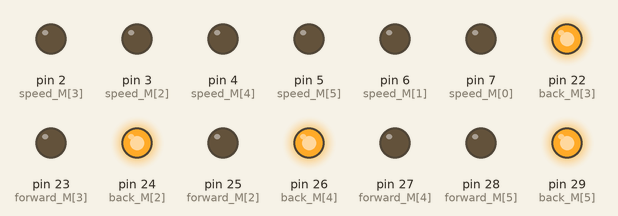
Simulated run of this sketch. Board: Arduino Mega 2560, built with avr-gcc and run on an emulated ATmega2560. Shown: output pins drawn as LEDs (lit = HIGH). What the sketch prints to the serial monitor is not drawn.

Above: at 0.1 s.
Timing chart, 0 to 1.6 s (numbered marks = the images above):
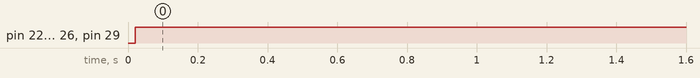

Measured:
- by itself, pin 22 (back_M[3]), pin 24 (back_M[2]), pin 26 (back_M[4]), pin 29 (back_M[5]): LOW → HIGH at 0.02 s

The sketch:

car.ino
```cpp
#include <PS2X_lib.h>                             //библиотека для работы с джойстиком

#define DATA 8                                    //пины для джойстика
#define CMD 10
#define CLK 9
#define CS 11

#define MIN_SPEED 0
#define MAX_SPEED 60

PS2X ps2x;

int error = 0;
byte type = 0;
byte vibrate = 0;
int left_pos = 0;
int right_pos = 0;
int speed_left_forward = 0;
int speed_left_back = 0;
int speed_right_forward = 0;
int speed_right_back = 0;

//Подключение пинов арду к пинам драйвера
int speed_M [6] = {7, 6, 3, 2, 4, 5};             //пины регулировки скорости
int forward_M [6] = {32, 31, 25, 23, 27, 28};     //направление движения вперед (пины драйвера)
int back_M [6] = {33, 30, 24, 22, 26, 29};        //напрвление движения назад (пины драйвера)

void setup() {
  for (int i = 0; i < 6; i++) {
    pinMode(speed_M[i], OUTPUT);
  }

  for (int i = 0; i < 6; i++) {
    pinMode(forward_M[i], OUTPUT);
    pinMode(back_M[i], OUTPUT);
  }
  //********************************************//
  for (int i = 0; i < 6; i++) {
    digitalWrite(forward_M[i], LOW);
    digitalWrite(back_M[i], LOW);
  }


  Serial.begin(115200);

  error = ps2x.config_gamepad(CLK, CMD, CS, DATA, true, true);
  if (error == 0) {
    Serial.println("Found Controller, configured successful");
    Serial.println("Try out all the buttons, X will vibrate the controller, faster as you press harder;");
    Serial.println("holding L1 or R1 will print out the analog stick values.");
    Serial.println("Go to www.billporter.info for updates and to report bugs.");
  }

  else if (error == 1)
    Serial.println("No controller found, check wiring, see readme.txt to enable debug. visit www.billporter.info for troubleshooting tips");

  else if (error == 2)
    Serial.println("Controller found but not accepting commands. see readme.txt to enable debug. Visit www.billporter.info for troubleshooting tips");

  else if (error == 3)
    Serial.println("Controller refusing to enter Pressures mode, may not support it. ");


  type = ps2x.readType();                             //определение типа контроллера
  switch (type) {
    case 0:
      Serial.println("Unknown Controller type");
      break;
    case 1:
      Serial.println("DualShock Controller Found");
      break;
    case 2:
      Serial.println("GuitarHero Controller Found");
      break;
  }
}

void loop() {
  //if (type == 1) {                                    //если тип контроллера "DualShock Controller"

  ps2x.read_gamepad(false, vibrate);
  vibrate = ps2x.Analog(PSAB_BLUE);

  Serial.print("Stick Values:");
  Serial.print(ps2x.Analog(PSS_LY), DEC); //Left stick, Y axis. Other options: LX, RY, RX
  Serial.print(",");
  Serial.println(ps2x.Analog(PSS_RY), DEC);

  //Центральное положение всех стиков
  left_pos = ps2x.Analog(PSS_LY);            //находим значение положения левого стика
  right_pos = ps2x.Analog(PSS_RY);           //находим значение положения правого стика
  Serial.print(left_pos);  Serial.print("\t");  Serial.println(right_pos);

  if ((left_pos == 127) & (right_pos == 127))
  {
    /* for (int i = 0; i < 6; i++) {
       analogWrite(speed_M[i], 50);
       digitalWrite(forward_M[i], HIGH);
       digitalWrite(back_M[i], LOW);
      }
      } else {
      for (int i = 0; i < 6; i++) {
       analogWrite(speed_M[i], 0);
       digitalWrite(forward_M[i], LOW);
       digitalWrite(back_M[i], LOW);
       Serial.println("Центральное положение");
      }
      }*/
    //останавливаем все колеса, останавливаемся на месте
    for (int i = 0; i < 6; i++) {
      analogWrite(speed_M[i], 0);
      digitalWrite(forward_M[i], LOW);
      digitalWrite(back_M[i], LOW);
      Serial.println("Центральное положение");
    }
  } else {
    if (left_pos > 127) {
      speed_left_forward = map(left_pos, 127, 255, MIN_SPEED, MAX_SPEED);        //определяем скрорость движения левых колес вперед
      speed_left_back = 0;
      //      Serial.print("speed_left_forward"); Serial.print("\t"); Serial.println(speed_left_forward);
      //      Serial.print("speed_left_back"); Serial.print("\t"); Serial.println(speed_left_back);
      for (int i = 0; i < 6; i += 2) {
        analogWrite(speed_M[i], speed_left_forward);
        digitalWrite(forward_M[i], LOW);
        digitalWrite(back_M[i], HIGH);
      }
    } else {
      speed_left_back = map(left_pos, 0, 127, MIN_SPEED, MAX_SPEED);             //определяем скрорость движения левых колес назад
      speed_left_forward = 0;
      //      Serial.print("speed_left_forward"); Serial.print("\t"); Serial.println(speed_left_forward);
      //      Serial.print("speed_left_back"); Serial.print("\t"); Serial.println(speed_left_back);
      for (int i = 0; i < 6; i += 2) {
        analogWrite(speed_M[i], speed_left_back);
        digitalWrite(forward_M[i], HIGH);
        digitalWrite(back_M[i], LOW);
      }
    }
    if (right_pos > 127) {
      speed_right_forward = map(right_pos, 127, 255, MIN_SPEED, MAX_SPEED);      //определяем скрорость движения правых колес вперед
      speed_right_back = 0;
      //      Serial.print("speed_right_forward"); Serial.print("\t"); Serial.println(speed_right_forward);
      //      Serial.print("speed_right_back"); Serial.print("\t"); Serial.println(speed_right_back);
      for (int i = 1; i < 6; i += 2) {
        analogWrite(speed_M[i], speed_right_forward);
        digitalWrite(forward_M[i], LOW);
        digitalWrite(back_M[i], HIGH);
      }
    } else {
      //if (right_pos < 127) {
      speed_right_back = map(right_pos, 0, 127, MIN_SPEED, MAX_SPEED);           //определяем скрорость движения правых колес назад
      speed_right_forward = 0;
      //      Serial.print("speed_right_back"); Serial.print("\t"); Serial.println(speed_right_back);
      //      Serial.print("speed_right_forward"); Serial.print("\t"); Serial.println(speed_right_forward);
      for (int i = 1; i < 6; i += 2) {
        analogWrite(speed_M[i], speed_right_back);
        digitalWrite(forward_M[i], HIGH);
        digitalWrite(back_M[i], LOW);
      }
    }
  }
delay(100);
}
```
